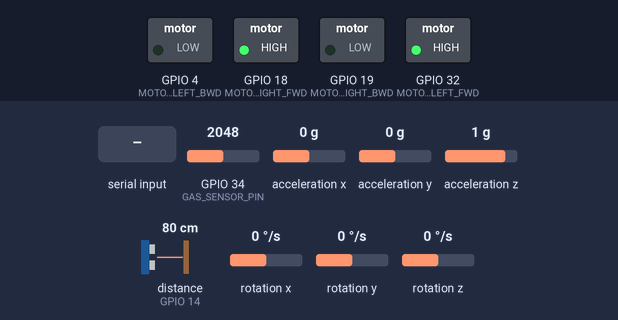
Bench run of a sketch on a simulated ESP32. Parts: switched loads named in the sketch (green lamp = pin HIGH). Wiring (inferred from the names in the program): ultrasonic range finder: trigger GPIO 13; echo GPIO 14. Inputs (shaded band) come from the test bench; at power-on: distance to the obstacle (sensor on GPIO 14) 80 cm, rotation z 0 °/s, GPIO 34 (GAS_SENSOR_PIN) = 2048, acceleration x 0 g, acceleration y 0 g, acceleration z 1 g, rotation x 0 °/s, rotation y 0 °/s. The echo pulse lasts 58.3 µs per cm; pins used as bus, display or sensor lines are not drawn; what the sketch prints to the serial monitor is not drawn.

Above: at 2.2 s.
2.3 s: distance to the obstacle (sensor on GPIO 14) set to 17 cm
3.8 s: distance to the obstacle (sensor on GPIO 14) set to 13 cm
At 4.7 s:
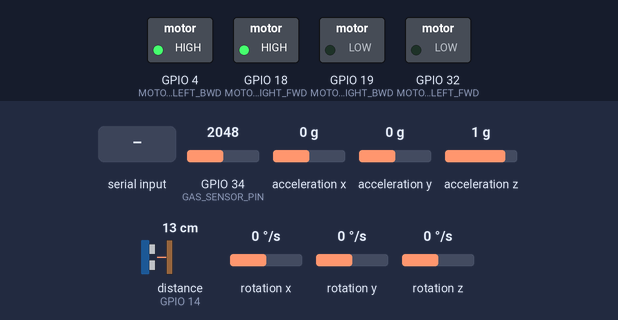
6.8 s: "HELP\n" received over the second serial link
At 7.2 s:
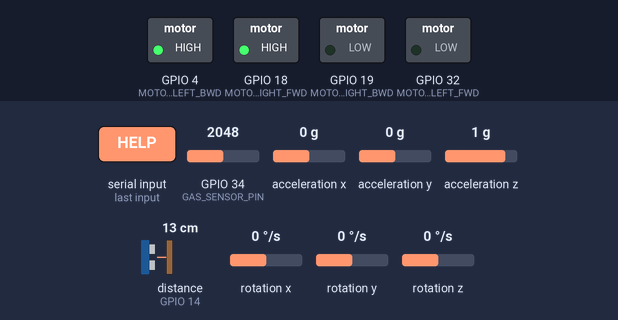
8.3 s: rotation z set to -27 °/s
11.3 s: rotation z set to -33 °/s
At 17.5 s:
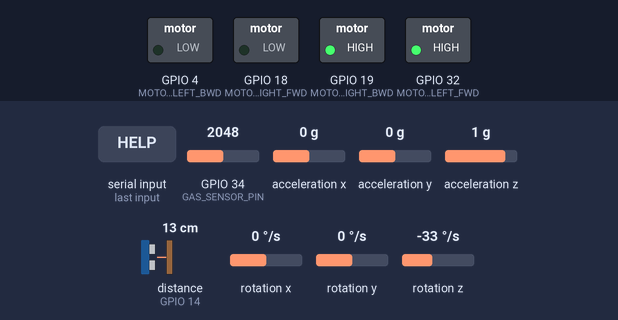
Timing chart, 0 to 28.1 s (numbered marks = the images above; inputs shaded):
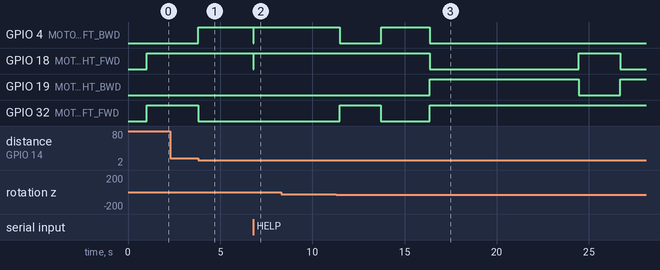

Measured:
- the behaviour switches between 15 and 14 cm on distance to the obstacle (sensor on GPIO 14) (found by bisection; images 0 and 1)
- the behaviour switches between -29 and -30 °/s on rotation z (found by bisection; images 2 and 3)
- after the input at 2.3 s, every drawn part: stays the same
- after the input at 3.8 s, GPIO 4 (MOTOR_LEFT_BWD): LOW → HIGH at once; GPIO 32 (MOTOR_LEFT_FWD): HIGH → LOW at once
- after the input at 6.8 s, GPIO 4 (MOTOR_LEFT_BWD), GPIO 18 (MOTOR_RIGHT_FWD): HIGH → LOW at once, → HIGH 0.01 s later
- after the input at 8.3 s, every drawn part: stays the same

The sketch:

writer_robot.ino
```cpp
/*
 * WRITER ROBOT — Boustrophedon ("snake") exploration
 * ----------------------------------------------------------------
 * Target: ESP32 (plain DevKit, e.g. WROOM-32) + Arduino framework.
 *
 * ESP32 specifics baked into the pin map and thresholds below:
 *  - GPIO21/GPIO22 are reserved for I2C (Wire.begin default SDA/SCL) since
 *    the MPU6050 sits on that bus — nothing else uses those two pins.
 *  - GPIO34/35/36 are ADC1, input-only, used only for analogRead (gas +
 *    2 mics). They can't be outputs, which is fine since they never are.
 *  - Boot "strapping" pins (0, 2, 5, 12, 15) are avoided entirely for the
 *    ultrasonic/motor lines, since those can misbehave if pulled a
 *    certain way at power-on.
 *  - analogRead() on the ESP32 is 12-bit (0-4095) by default, not the
 *    10-bit (0-1023) you'd get on an Uno — GAS_ALERT_DELTA below is scaled
 *    for that, but still needs recalibrating against your actual sensor.
 *  - If you're using an ESP32-CAM board instead of a plain DevKit, note
 *    that its camera interface already claims most GPIOs, leaving too few
 *    free for this many sensors + motors. The usual fix is two boards: an
 *    ESP32-CAM dedicated to video, and a second plain ESP32 (this sketch)
 *    driving navigation/sensors/motors, talking to each other over
 *    UART/I2C/ESP-NOW if they need to share anything.
 * Sensors on THIS board: 3x HC-SR04 ultrasonic (front/left/right), MPU6050
 * gyroscope, analog gas sensor (MQ-x), 4 drive motors.
 *
 * The camera and the 2 microphones live on a separate Raspberry Pi, which
 * has the compute budget for real keyword spotting ("help"/"au secours")
 * and left/right mic-amplitude comparison — this board just executes what
 * the Pi asks for. The two boards talk over Serial2 (UART), see the
 * PI LINK section below for the wire protocol.
 *
 * Division of responsibility: the Pi decides WHERE the sound is (it owns
 * the mics) and tells this board to steer left/right/forward; this board
 * still enforces its own front-ultrasonic safety stop regardless of what
 * the Pi asks for, and times out to a full stop if the Pi link goes
 * quiet — a bad or lost link should never make the robot run blind.
 *
 * Coordinate frame: the entry door is the local origin (0,0). Position is
 * estimated purely by dead-reckoning (gyro heading + time*speed for
 * distance) — there is no GPS indoors. This drifts the longer the robot
 * travels without a correction, which is exactly why, on the command-post
 * side, a position is only trusted as "confirmed" once a beacon has
 * relayed it back through the mesh — everything beyond that is shown as
 * a growing uncertainty zone, not a precise dot.
 *
 * Navigation pattern: forward until the front sensor reports a wall, then
 * a double turn (turn -> short sidestep -> same-direction turn again) to
 * step into the next row, reversing travel direction. The turn direction
 * of this pair ALTERNATES at every row end (right-right, then left-left,
 * then right-right, ...). This is the part that's easy to get backwards:
 * a FIXED turn direction makes the sidestep flip north/south/north/south
 * every row, so the robot just oscillates over the same two strips and
 * never covers the rest of the room. Alternating keeps the sidestep going
 * the same way every time, so each row is a genuinely new strip — the
 * same reason a real lawnmower turns opposite ways at opposite ends.
 *
 * Interrupts to the pattern:
 *   - A loud/"help"-like sound pauses coverage, the robot turns toward the
 *     loudest direction, approaches, logs the position, then returns to
 *     the exact pose where it paused and resumes coverage from there.
 *   - A gas reading is tracked passively and continuously; no detour is
 *     needed, we just remember where the strongest reading was recorded.
 * ----------------------------------------------------------------
 */

#include <Wire.h>
#include <MPU6050.h>

// =================================================================
// PIN CONFIG — adjust to your wiring
// =================================================================
// GPIO21 (SDA) and GPIO22 (SCL) are intentionally NOT used below — they're
// reserved for the MPU6050's I2C bus (see Wire.begin(21, 22) in setup()).
#define US_FRONT_TRIG 13
#define US_FRONT_ECHO 14
#define US_LEFT_TRIG  27
#define US_LEFT_ECHO  26
#define US_RIGHT_TRIG 25
#define US_RIGHT_ECHO 33

#define GAS_SENSOR_PIN 34   // analog (ADC1, input-only)

#define PI_LINK_RX 16  // ESP32 Serial2 RX  <- Pi TX
#define PI_LINK_TX 17  // ESP32 Serial2 TX  -> Pi RX
#define PI_LINK_BAUD 115200

#define MOTOR_LEFT_FWD  32
#define MOTOR_LEFT_BWD  4
#define MOTOR_RIGHT_FWD 18
#define MOTOR_RIGHT_BWD 19

// =================================================================
// TUNABLE PARAMETERS — calibrate on your actual robot
// =================================================================
const float WALL_STOP_CM      = 15.0;  // front distance considered "blocked"
const float SIDE_CLEAR_CM     = 12.0;  // min clearance needed during a sidestep
const float ROW_STEP_CM       = 25.0;  // lateral spacing between coverage rows
const float FORWARD_SPEED_CMS = 12.0;  // cm/s at your drive PWM — measure this
const int   GAS_ALERT_DELTA   = 160;   // rise above baseline considered "near source" (0-4095 scale)
// GAS_ALERT_DELTA is a rough starting point — print raw analogRead() values
// over Serial with your actual gas sensor module and recalibrate before
// relying on it. SOUND_THRESHOLD / mic deadband now live on the Pi.
const float ARRIVED_TOL_CM    = 8.0;   // tolerance when returning to a saved pose
const unsigned long STEER_TIMEOUT_MS   = 800;  // stop if no STEER msg from Pi in this long
const unsigned long TELEMETRY_PERIOD_MS = 200; // how often to send POSE to the Pi

enum TurnDir { DIR_LEFT = -1, DIR_RIGHT = 1 };

// =================================================================
// TYPES
// =================================================================
struct Pose { float x; float y; float heading; }; // heading in degrees

enum RobotState {
  SNAKE_FORWARD,
  SNAKE_TURN_1,
  SNAKE_SIDESTEP,
  SNAKE_TURN_2,
  APPROACH_SOUND,
  RETURN_TO_PAUSE,
  MISSION_DONE
};

enum ReturnSubState { RTURN_AIM, RTURN_DRIVE };
enum BeaconType { BEACON_HAZARD, BEACON_VICTIM, BEACON_STRUCTURAL };

// =================================================================
// GLOBAL STATE
// =================================================================
RobotState state = SNAKE_FORWARD;
RobotState stateBeforeInterrupt = SNAKE_FORWARD; // resume snake exactly where it paused

Pose pose = {0, 0, 0};     // entry door = local origin (0,0)
Pose pausedPose;           // saved pose when a sound interrupt fires
Pose sidestepStartPose;    // marks the start of the current sidestep, to measure ROW_STEP_CM

// Alternates after every completed row-end turn pair (right-right, then
// left-left, then right-right, ...) so the sidestep always progresses the
// same physical direction across the room instead of flipping back and forth.
TurnDir rowTurnDir = DIR_LEFT;

unsigned long lastPoseUpdate = 0;
float turnTargetHeading = 0;

// Tracks what the LAST motor command actually was, so updatePose() only
// accumulates forward distance on ticks where the robot really moved
// forward — important now that sound-approach mixes turn-nudge and
// forward ticks within the same state.
bool lastActionWasForward = false;

// return-to-pause sub-state
ReturnSubState returnSub = RTURN_AIM;

// ---- link to the Raspberry Pi (sound localization + keyword spotting) ----
HardwareSerial PiLink(2); // ESP32 UART2
enum SteerCmd { STEER_NONE, STEER_FWD, STEER_LEFT, STEER_RIGHT, STEER_ARRIVED };
SteerCmd lastSteerCmd = STEER_NONE;
unsigned long lastSteerMsgTime = 0;
unsigned long lastTelemetryTime = 0;
String piRxBuffer = "";
bool helpEventPending = false;

// gas tracking
int gasBaseline = 0;
int gasMaxReading = 0;
Pose gasSourcePose;
bool gasSourceLogged = false;

// victim tracking
Pose lastVictimPose;
int victimCount = 0;

MPU6050 mpu;

// =================================================================
// SETUP / LOOP
// =================================================================
void setup() {
  Serial.begin(115200);
  PiLink.begin(PI_LINK_BAUD, SERIAL_8N1, PI_LINK_RX, PI_LINK_TX);
  Wire.begin(21, 22); // SDA, SCL — reserved for the MPU6050, see pin map above
  mpu.initialize();

  pinMode(US_FRONT_TRIG, OUTPUT); pinMode(US_FRONT_ECHO, INPUT);
  pinMode(US_LEFT_TRIG, OUTPUT);  pinMode(US_LEFT_ECHO, INPUT);
  pinMode(US_RIGHT_TRIG, OUTPUT); pinMode(US_RIGHT_ECHO, INPUT);
  pinMode(MOTOR_LEFT_FWD, OUTPUT);  pinMode(MOTOR_LEFT_BWD, OUTPUT);
  pinMode(MOTOR_RIGHT_FWD, OUTPUT); pinMode(MOTOR_RIGHT_BWD, OUTPUT);

  calibrateGas();
  lastPoseUpdate = millis();
  Serial.println("Writer robot ready. Entry door = (0,0). Starting coverage.");
}

void loop() {
  updatePose();          // dead-reckoning runs every cycle, in every state
  trackGasLeak();        // passive — just watches for the strongest reading so far
  pollPiLink();           // read any pending messages from the Pi
  sendTelemetryIfDue();   // keep the Pi updated on pose/gas/front distance

  // The Pi confirmed a "help" keyword — pollPiLink() sets helpEventPending.
  // This interrupts the snake pattern from any state except while we're
  // already responding to one.
  if (state != APPROACH_SOUND && state != RETURN_TO_PAUSE && helpEventPending) {
    helpEventPending = false;
    Serial.println("Pi confirmed a call for help — pausing coverage pattern.");
    pausedPose = pose;
    stateBeforeInterrupt = state;
    stopMotors();
    lastSteerCmd = STEER_NONE;
    lastSteerMsgTime = millis();
    state = APPROACH_SOUND;
  }

  switch (state) {
    case SNAKE_FORWARD:   runSnakeForward();                       break;
    case SNAKE_TURN_1:    runTurn(SNAKE_SIDESTEP, true);           break;
    case SNAKE_SIDESTEP:  runSidestep();                           break;
    case SNAKE_TURN_2:    runTurn(SNAKE_FORWARD, false);           break;
    case APPROACH_SOUND:  runApproachSound();                      break;
    case RETURN_TO_PAUSE: runReturnToPause();                      break;
    case MISSION_DONE:    stopMotors();                            break;
  }
}

// =================================================================
// POSE ESTIMATION (gyro heading + time-based distance)
// =================================================================
void updatePose() {
  unsigned long now = millis();
  float dt = (now - lastPoseUpdate) / 1000.0;
  lastPoseUpdate = now;

  int16_t gx, gy, gz;
  mpu.getRotation(&gx, &gy, &gz);
  float gyroZ_dps = gz / 131.0; // MPU6050 default sensitivity @ +/-250 deg/s
  pose.heading = normalizeAngle(pose.heading + gyroZ_dps * dt);

  if (lastActionWasForward) {
    float dist = FORWARD_SPEED_CMS * dt;
    pose.x += dist * cos(radians(pose.heading));
    pose.y += dist * sin(radians(pose.heading));
  }
}

// =================================================================
// SNAKE / BOUSTROPHEDON NAVIGATION
// =================================================================
void runSnakeForward() {
  if (readUltrasonicCM(US_FRONT_TRIG, US_FRONT_ECHO) < WALL_STOP_CM) {
    stopMotors();
    turnTargetHeading = normalizeAngle(pose.heading + 90 * rowTurnDir);
    state = SNAKE_TURN_1;
  } else {
    moveForward();
  }
}

// isFirstTurn marks the sidestep origin once the first of the two turns completes.
// When the SECOND turn of the pair completes (isFirstTurn == false), flip
// rowTurnDir so the NEXT row-end turns the opposite way.
void runTurn(RobotState nextState, bool isFirstTurn) {
  if (angleReached(pose.heading, turnTargetHeading)) {
    stopMotors();
    if (isFirstTurn) {
      sidestepStartPose = pose;
    } else {
      rowTurnDir = (rowTurnDir == DIR_LEFT) ? DIR_RIGHT : DIR_LEFT;
    }
    state = nextState;
  } else {
    turnInPlace(rowTurnDir);
  }
}

void runSidestep() {
  float traveled = distanceBetween(pose, sidestepStartPose);
  float sideReading = readUltrasonicCM(US_FRONT_TRIG, US_FRONT_ECHO); // now facing sideways

  if (sideReading < SIDE_CLEAR_CM) {
    // Hit the room's boundary while trying to step into the next row —
    // there is no further row to cover.
    stopMotors();
    state = MISSION_DONE;
    Serial.println("Side boundary reached during step-over — area fully covered.");
    return;
  }

  if (traveled >= ROW_STEP_CM) {
    stopMotors();
    turnTargetHeading = normalizeAngle(pose.heading + 90 * rowTurnDir);
    state = SNAKE_TURN_2;
  } else {
    moveForward();
  }
}

// =================================================================
// SOUND SOURCE APPROACH — driven by the Pi over the serial link
// The Pi owns the mics and sends a fresh STEER command whenever its L/R
// comparison updates (see pollPiLink()). This board just executes the
// latest command, but two local safeguards always win: the front
// ultrasonic (never drive into a wall just because the Pi said forward),
// and a timeout (if the Pi goes quiet, stop rather than keep coasting on
// a stale command).
// =================================================================
void runApproachSound() {
  float frontDist = readUltrasonicCM(US_FRONT_TRIG, US_FRONT_ECHO);
  bool linkStale = (millis() - lastSteerMsgTime) > STEER_TIMEOUT_MS;

  if (frontDist < WALL_STOP_CM || lastSteerCmd == STEER_ARRIVED) {
    // Close to an obstacle, or the Pi told us we've arrived.
    stopMotors();
    lastVictimPose = pose;
    victimCount++;
    Serial.print("Victim position logged: (");
    Serial.print(pose.x); Serial.print(", "); Serial.print(pose.y); Serial.println(")");
    dropBeacon(BEACON_VICTIM, pose.x, pose.y);
    state = RETURN_TO_PAUSE;
    returnSub = RTURN_AIM;
    return;
  }

  if (linkStale) {
    stopMotors(); // Pi link went quiet — don't keep acting on a stale command
    return;
  }

  switch (lastSteerCmd) {
    case STEER_LEFT:  turnInPlace(DIR_LEFT);  break;
    case STEER_RIGHT: turnInPlace(DIR_RIGHT); break;
    case STEER_FWD:   moveForward();          break;
    default:          stopMotors();           break; // no command yet
  }
}

// =================================================================
// RETURN TO THE POINT WHERE THE SNAKE PATTERN WAS INTERRUPTED
// =================================================================
void runReturnToPause() {
  float dx = pausedPose.x - pose.x;
  float dy = pausedPose.y - pose.y;
  float dist = sqrt(dx * dx + dy * dy);

  if (dist < ARRIVED_TOL_CM) {
    stopMotors();
    pose.heading = pausedPose.heading; // snap back to the heading the snake pattern expects
    state = stateBeforeInterrupt;      // resume coverage exactly where it paused
    Serial.println("Back at pause point — resuming coverage pattern.");
    return;
  }

  float targetHeading = degrees(atan2(dy, dx));
  float diff = angularDiff(pose.heading, targetHeading);

  if (returnSub == RTURN_AIM) {
    if (fabs(diff) < 3.0) {
      returnSub = RTURN_DRIVE;
    } else {
      turnInPlace(diff > 0 ? DIR_RIGHT : DIR_LEFT);
    }
  } else {
    // Minimal obstacle handling on the way back — re-aim if something blocks the path.
    // TODO: replace with real local avoidance/replanning for a cluttered interior.
    if (readUltrasonicCM(US_FRONT_TRIG, US_FRONT_ECHO) < WALL_STOP_CM) {
      returnSub = RTURN_AIM;
    } else {
      moveForward();
    }
  }
}

// =================================================================
// GAS LEAK TRACKING (passive — runs continuously while exploring)
// =================================================================
void calibrateGas() {
  long sum = 0;
  const int N = 50;
  for (int i = 0; i < N; i++) { sum += analogRead(GAS_SENSOR_PIN); delay(20); }
  gasBaseline = sum / N;
  gasMaxReading = gasBaseline;
}

void trackGasLeak() {
  int reading = analogRead(GAS_SENSOR_PIN);
  if (reading > gasMaxReading) {
    gasMaxReading = reading;
    gasSourcePose = pose;
    gasSourceLogged = false;
  }
  if (!gasSourceLogged && (gasMaxReading - gasBaseline) > GAS_ALERT_DELTA) {
    gasSourceLogged = true;
    Serial.print("Gas source candidate at (");
    Serial.print(gasSourcePose.x); Serial.print(", "); Serial.print(gasSourcePose.y);
    Serial.println(") -- strongest reading so far.");
    dropBeacon(BEACON_HAZARD, gasSourcePose.x, gasSourcePose.y);
  }
}

// =================================================================
// RASPBERRY PI LINK — simple text protocol over Serial2, one message
// per line, comma-separated, newline-terminated. Kept as plain text
// (not binary) so it's easy to read on a logic analyzer / serial monitor
// while debugging the wiring.
//
// Pi -> ESP32:
//   HELP                      keyword "help" confirmed, start approach
//   STEER,LEFT|RIGHT|FWD      steering update while approaching
//   ARRIVED                   Pi is confident we've reached the source
//
// ESP32 -> Pi (see sendTelemetryIfDue):
//   POSE,x,y,heading,state,front_cm,gas_reading
//   BEACON,type,x,y           whenever dropBeacon() fires, for Pi-side logging
// =================================================================
void pollPiLink() {
  while (PiLink.available()) {
    char c = PiLink.read();
    if (c == '\n') {
      handlePiMessage(piRxBuffer);
      piRxBuffer = "";
    } else if (c != '\r') {
      piRxBuffer += c;
      if (piRxBuffer.length() > 64) piRxBuffer = ""; // guard against a corrupt/unterminated line
    }
  }
}

void handlePiMessage(const String &line) {
  if (line == "HELP") {
    helpEventPending = true;
  } else if (line.startsWith("STEER,")) {
    String dir = line.substring(6);
    lastSteerMsgTime = millis();
    if (dir == "LEFT")       lastSteerCmd = STEER_LEFT;
    else if (dir == "RIGHT") lastSteerCmd = STEER_RIGHT;
    else if (dir == "FWD")   lastSteerCmd = STEER_FWD;
  } else if (line == "ARRIVED") {
    lastSteerCmd = STEER_ARRIVED;
    lastSteerMsgTime = millis();
  }
}

void sendTelemetryIfDue() {
  unsigned long now = millis();
  if (now - lastTelemetryTime < TELEMETRY_PERIOD_MS) return;
  lastTelemetryTime = now;

  float frontDist = readUltrasonicCM(US_FRONT_TRIG, US_FRONT_ECHO);
  PiLink.print("POSE,");
  PiLink.print(pose.x);   PiLink.print(",");
  PiLink.print(pose.y);   PiLink.print(",");
  PiLink.print(pose.heading); PiLink.print(",");
  PiLink.print((int)state);   PiLink.print(",");
  PiLink.print(frontDist);    PiLink.print(",");
  PiLink.println(gasMaxReading);
}

// =================================================================
// BEACON HANDOFF — bridges into your beacon/RF module
// =================================================================
void dropBeacon(BeaconType type, float x, float y) {
  // TODO: build the full beacon frame (type, x, y, timestamp, message) and
  // hand it to your RF module (e.g. LoRa) to actually deposit/broadcast it.
  Serial.print("[BEACON] type="); Serial.print(type);
  Serial.print(" pos=("); Serial.print(x); Serial.print(","); Serial.print(y);
  Serial.println(")");

  PiLink.print("BEACON,"); PiLink.print(type); PiLink.print(",");
  PiLink.print(x); PiLink.print(","); PiLink.println(y);
}

// =================================================================
// LOW-LEVEL HARDWARE HELPERS
// =================================================================
void moveForward() {
  lastActionWasForward = true;
  digitalWrite(MOTOR_LEFT_FWD, HIGH);  digitalWrite(MOTOR_LEFT_BWD, LOW);
  digitalWrite(MOTOR_RIGHT_FWD, HIGH); digitalWrite(MOTOR_RIGHT_BWD, LOW);
}

void turnInPlace(TurnDir dir) {
  lastActionWasForward = false;
  if (dir == DIR_LEFT) {
    digitalWrite(MOTOR_LEFT_FWD, LOW);   digitalWrite(MOTOR_LEFT_BWD, HIGH);
    digitalWrite(MOTOR_RIGHT_FWD, HIGH); digitalWrite(MOTOR_RIGHT_BWD, LOW);
  } else {
    digitalWrite(MOTOR_LEFT_FWD, HIGH);  digitalWrite(MOTOR_LEFT_BWD, LOW);
    digitalWrite(MOTOR_RIGHT_FWD, LOW);  digitalWrite(MOTOR_RIGHT_BWD, HIGH);
  }
}

void stopMotors() {
  lastActionWasForward = false;
  digitalWrite(MOTOR_LEFT_FWD, LOW);  digitalWrite(MOTOR_LEFT_BWD, LOW);
  digitalWrite(MOTOR_RIGHT_FWD, LOW); digitalWrite(MOTOR_RIGHT_BWD, LOW);
}

float readUltrasonicCM(int trigPin, int echoPin) {
  digitalWrite(trigPin, LOW); delayMicroseconds(2);
  digitalWrite(trigPin, HIGH); delayMicroseconds(10);
  digitalWrite(trigPin, LOW);
  long duration = pulseIn(echoPin, HIGH, 30000); // 30ms timeout (~5m range)
  if (duration == 0) return 999.0; // no echo = treat as clear
  return duration * 0.0343f / 2.0f;
}

float normalizeAngle(float a) {
  return fmod(fmod(a, 360.0) + 360.0, 360.0);
}

float angularDiff(float from, float to) {
  return fmod((to - from) + 540.0, 360.0) - 180.0;
}

bool angleReached(float current, float target) {
  return fabs(angularDiff(current, target)) < 3.0;
}

float distanceBetween(Pose a, Pose b) {
  float dx = a.x - b.x, dy = a.y - b.y;
  return sqrt(dx * dx + dy * dy);
}
```
